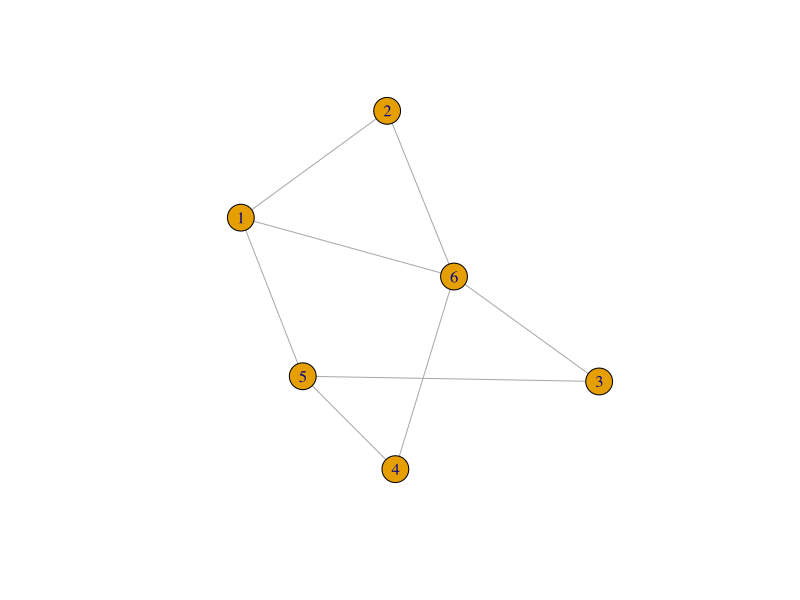
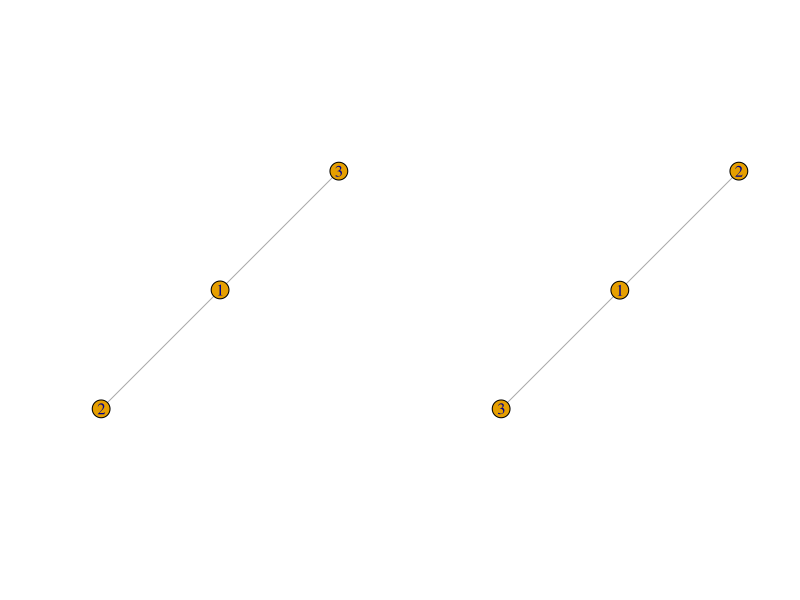

These figures' R source, in order:
#!/usr/bin/R


library("igraph")

egocentric1 = function(g, vertex) {
    ## degree 1 ego centric graph

    #a = get.adjacency(make_ego_graph(g, 1, vertex)[[1]])
    a = get.adjacency(g)
    d = dim(a)
    mask = rep(0,d[2])
    mask[vertex] = 1
    for (x in 1:d[1]) {
        if (x != vertex) {
            a[x,] = a[x,] * mask
        }
    }
    g2 = graph.adjacency(a, mode = "undirected")
    g3 = make_ego_graph(g2, 1, vertex)[[1]]
    return(g3)
}

egocentric1.5 = function(g, vertex) {
    return(make_ego_graph(g, 1, vertex)[[1]])
}

egocentric2 = function(g, vertex) {
    return(make_ego_graph(g, 2, vertex)[[1]])
}


vertices = 6

graphChoice = sample(c("erdos", "barabasi"), 1)

deg = 0

while (deg == 0) {

    if (graphChoice == "erdos") {
        g = erdos.renyi.game(n = vertices, p = 0.5)
    } else {
        g = barabasi.game(n = vertices, power = 0.8, directed = FALSE)
    }
    deg = prod(degree(g))
}


vertex = sample(vertices, 1)

answers = list(
    adjacencyMatrix = as.matrix(get.adjacency(g)),
    adjacenyList = get.edgelist(g),
    egocentricDegree1 = egocentric1(g, vertex),
    egocentricDegree1.5 = egocentric1.5(g, vertex),
    #egocentricDegree2 = egocentric2(g, vertex),
    degreeDistribution = degree.distribution(g)*length(V(g)),
    density = graph.density(g),
    diameter = diameter(g),
    degreeCentrality = degree(g),
    closenessCentrality = 1/closeness(g),
    betweenCentrality = betweenness(g),
    graphType = graphChoice
    )


plot(g)
cat("Tasks:
1.  Compute the adjacency matrix for the shown graph.
2.  Compute the adjacency list for the shown graph.
3.  Sketch the degree 1 ego-centric graph, centered on vertex ", vertex, ".
4.  Sketch the degree 1.5 ego-centric graph, centered on vertex ", vertex, ".
5.  Compute the degree distribution.
6.  Compute the graph density.
7.  Compute the graph diameter.
8.  Compute the degree centrality for each vertex.
9.  Compute the closeness centrality for each vertex.
10. Compute the between centrality for each vertex.
11. Is the graph more similar to an Erdos-Renyi graph or Barabasi-Albert graph?
", sep = "")
invisible(readline(prompt="Press [enter] to reveal the answers."))
print(answers)

par(mfrow = c(1,2))
plot(answers$egocentricDegree1)
plot(answers$egocentricDegree1.5)
par(mfrow = c(1,1))
